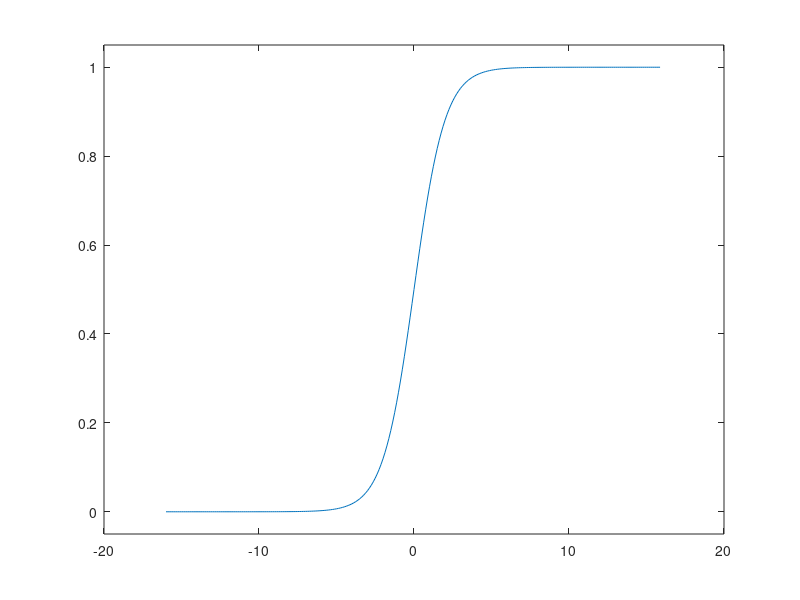

Source code (MATLAB): (Note: this script raises an error after producing the figure.)
clc
clear all

wordLength = 8;
fractionLength = 3;
sign = 1;

min = -2^(wordLength - sign - fractionLength)   % minimum number that can be represented
max = 2^(wordLength - sign - fractionLength) - 2^(-fractionLength) % maximum number that can be represented

%% sigmoid centred on x = 0 f(x)= 1/(1+e^(-x)); a = 1; c = 0; and compound of 2^8 = 256 values
x = min:((max - min)/(256 - 1)):max;
y = sigmf(x,[1 0]);
figure
plot(x, y)
ylim([-0.05 1.05])

%% Decimal to binary & writing out
x_bin = "empty";
y_bin = "empty";

file = fopen('Sigmoid Code VHDL.txt','w');

for i = 1:size(x,2) % or 1:size(y,2) 
    x_8(i) = fi(x(i), 1, wordLength, fractionLength);
    y_8(i) = fi(y(i), 1, wordLength, fractionLength);
    
    x_int = x_8(i);
    y_int = y_8(i);
    
    x_bin(i) = x_int.bin;
    y_bin(i) = y_int.bin;     
    
    fprintf(file, '            when "');
    fprintf(file, x_bin(i));
    fprintf(file, '" =>\n               value <= "');
    fprintf(file, y_bin(i));
    fprintf(file, '";');
    if i ~= size(x,2)
        fprintf(file, '\n');
    end
end

hold on
plot(x_8, y_8)
xlabel('sigmf, P = [1 0]; 2^8 values')
ylim([-0.05 1.05])
hold off
legend({'without adjusted precision','with adjusted precision'}, 'Location', 'southeast')